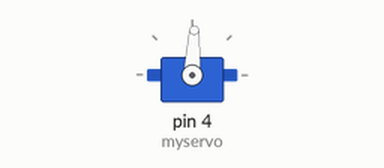
A sketch run on a simulated Arduino Uno, built with avr-gcc and run on an emulated ATmega328P. On the bench: servo.

Above: at 0.05 s.
At 1.7 s:
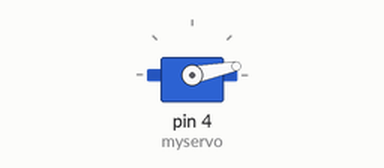
At 3.4 s:
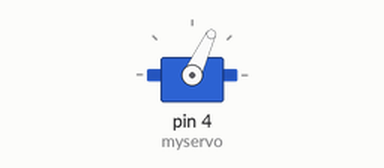
At 7.5 s:
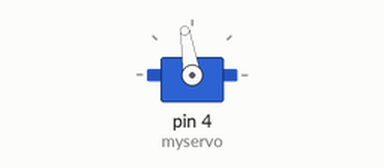
Timing chart, 0 to 10.0 s (numbered marks = the images above):
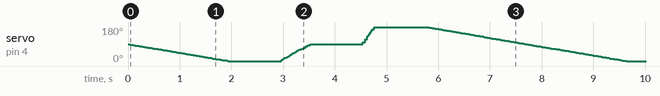

The sketch:

servo_slow_ar.ino
```cpp
//VarSpeedServo.hを使ってサーボをゆっくり動かす
#include <VarSpeedServo.h>
VarSpeedServo myservo;

void setup() {
  myservo.attach(4);
}

void loop() {

  myservo.write(0, 30, true);    // 速度30で0°まで動かし完了を待つ
  delay(1000);
  myservo.write(90, 100, true);  // 速度100で90°まで動かし完了を待つ
  delay(1000);
  myservo.write(180, 255, true); // 速度255で180°まで動かし完了をまつ
  delay(1000);

}
```
